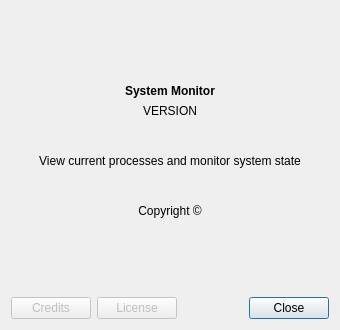
<?xml version="1.0" encoding="UTF-8"?>
<ui version="4.0">
 <class>AboutDialogue</class>
 <widget class="QDialog" name="AboutDialogue">
  <property name="geometry">
   <rect>
    <x>0</x>
    <y>0</y>
    <width>340</width>
    <height>330</height>
   </rect>
  </property>
  <property name="windowTitle">
   <string>Dialog</string>
  </property>
  <layout class="QGridLayout" name="gridLayout_2">
   <item row="2" column="1">
    <layout class="QGridLayout" name="gridLayout">
     <item row="5" column="0">
      <spacer name="verticalSpacer_2">
       <property name="orientation">
        <enum>Qt::Vertical</enum>
       </property>
       <property name="sizeHint" stdset="0">
        <size>
         <width>20</width>
         <height>40</height>
        </size>
       </property>
      </spacer>
     </item>
     <item row="1" column="0">
      <widget class="QLabel" name="label">
       <property name="text">
        <string>&lt;html&gt;&lt;head/&gt;&lt;body&gt;&lt;p align=&quot;center&quot;&gt;&lt;span style=&quot; font-weight:600;&quot;&gt;System Monitor&lt;/span&gt;&lt;/p&gt;&lt;/body&gt;&lt;/html&gt;</string>
       </property>
      </widget>
     </item>
     <item row="2" column="0">
      <widget class="QLabel" name="label_2">
       <property name="text">
        <string>&lt;html&gt;&lt;head/&gt;&lt;body&gt;&lt;p align=&quot;center&quot;&gt;VERSION&lt;/p&gt;&lt;/body&gt;&lt;/html&gt;</string>
       </property>
      </widget>
     </item>
     <item row="3" column="0">
      <widget class="QLabel" name="label_3">
       <property name="sizePolicy">
        <sizepolicy hsizetype="Preferred" vsizetype="Expanding">
         <horstretch>0</horstretch>
         <verstretch>0</verstretch>
        </sizepolicy>
       </property>
       <property name="text">
        <string>&lt;html&gt;&lt;head/&gt;&lt;body&gt;&lt;p align=&quot;center&quot;&gt;View current processes and monitor system state&lt;/p&gt;&lt;/body&gt;&lt;/html&gt;</string>
       </property>
       <property name="wordWrap">
        <bool>true</bool>
       </property>
      </widget>
     </item>
     <item row="0" column="0">
      <spacer name="verticalSpacer">
       <property name="orientation">
        <enum>Qt::Vertical</enum>
       </property>
       <property name="sizeHint" stdset="0">
        <size>
         <width>20</width>
         <height>40</height>
        </size>
       </property>
      </spacer>
     </item>
     <item row="4" column="0">
      <widget class="QLabel" name="label_4">
       <property name="text">
        <string>&lt;html&gt;&lt;head/&gt;&lt;body&gt;&lt;p align=&quot;center&quot;&gt;Copyright ©&lt;/p&gt;&lt;/body&gt;&lt;/html&gt;</string>
       </property>
      </widget>
     </item>
     <item row="8" column="0">
      <layout class="QHBoxLayout" name="horizontalLayout">
       <item>
        <widget class="QPushButton" name="pushButton">
         <property name="enabled">
          <bool>false</bool>
         </property>
         <property name="text">
          <string>Credits</string>
         </property>
        </widget>
       </item>
       <item>
        <widget class="QPushButton" name="pushButton_2">
         <property name="enabled">
          <bool>false</bool>
         </property>
         <property name="text">
          <string>License</string>
         </property>
        </widget>
       </item>
       <item>
        <spacer name="horizontalSpacer">
         <property name="orientation">
          <enum>Qt::Horizontal</enum>
         </property>
         <property name="sizeHint" stdset="0">
          <size>
           <width>40</width>
           <height>20</height>
          </size>
         </property>
        </spacer>
       </item>
       <item>
        <widget class="QPushButton" name="closeButton">
         <property name="sizePolicy">
          <sizepolicy hsizetype="Fixed" vsizetype="Fixed">
           <horstretch>0</horstretch>
           <verstretch>0</verstretch>
          </sizepolicy>
         </property>
         <property name="text">
          <string>Close</string>
         </property>
         <property name="autoDefault">
          <bool>true</bool>
         </property>
         <property name="default">
          <bool>true</bool>
         </property>
         <property name="flat">
          <bool>false</bool>
         </property>
        </widget>
       </item>
      </layout>
     </item>
    </layout>
   </item>
  </layout>
 </widget>
 <resources/>
 <connections/>
</ui>
